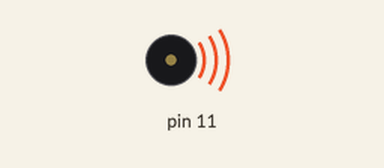
Recording of a sketch running on a simulated Arduino Uno, built with avr-gcc and run on an emulated ATmega328P. On the bench: buzzer (waves = sounding). What the sketch prints to the serial monitor is not drawn.

Above: at 0.05 s.
Timing chart, 0 to 8.6 s (numbered marks = the images above):
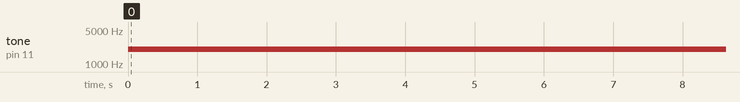

Measured:
- by itself, tone on pin 11: silent → 2000 Hz at 0.00 s

The sketch:

tone_simple.ino
```cpp
////////////////////////////////
//Joseph Doyle, UML Spring '19//
//EECE 1070-821 Lab           //
//tone_simple.ino             //
////////////////////////////////

void setup() {
  Serial.begin(9600);
}

void loop() {
  //run 5 times
  for(int i=0; i<5; i++){
    Serial.println("Tone sending...");
    //tone(pin, frequency, duration);
    tone(11, 2000, 1500); //play a tone for 1500ms
    delay(1500);
    Serial.println("Tone done");
  }
}
```
